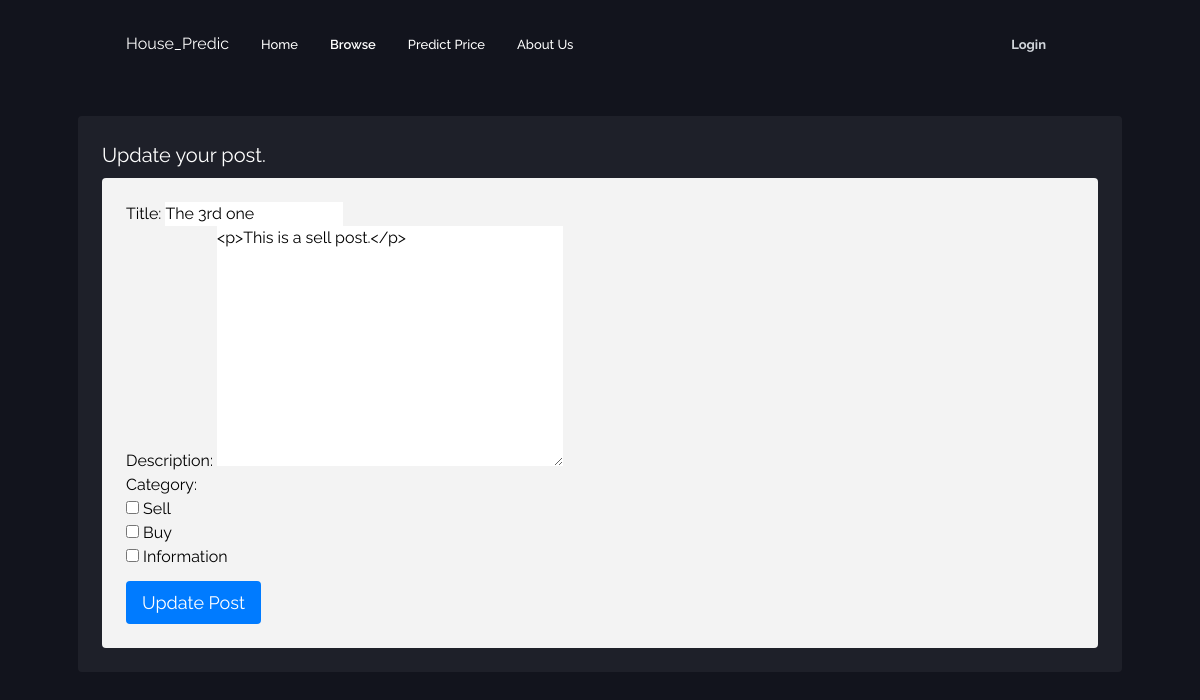
The page /content/update/3 on the database its author committed.
### posts/models/models.py (models this page shows, shortened)
class Post(models.Model):
    title = models.CharField(max_length=100)
    author = models.ForeignKey(User, on_delete=models.CASCADE)
    description = RichTextField(blank=True, null=True)
    published = models.DateTimeField(default=timezone.now)
    category = models.ManyToManyField(PostCategory, related_name='categories')
    image = models.ImageField(upload_to='images/', blank=True, null=True)

### posts/models/categories.py (models this page shows)
class PostCategory(BaseStampStampModel):
    CATEGORY_OPTION_CHOICES = [
        ('1', 'Sell',),
        ('2', 'Buy',),
        ('3', 'Information',),
    ]
    category = models.CharField(max_length=50, choices=CATEGORY_OPTION_CHOICES, default='1')
    value = models.PositiveIntegerField(default=0)
    def __str__(self):
        return self.get_category_display()

### posts/views/views.py (the view)
# urls.py: path('content/update/<int:pk>', PostUpdateView.as_view(), name='update_post'),
class PostUpdateView(UpdateView):
    model = Post
    template_name = 'posts/update_post.html'
    form_class = UpdateForm

### posts/forms/forms.py
class UpdateForm(forms.ModelForm):
    category = forms.MultipleChoiceField(
        widget=forms.CheckboxSelectMultiple,
        choices=PostCategory.CATEGORY_OPTION_CHOICES,
        required=False
    )
    class Meta:
        model = Post
        fields = ('title', 'description', 'category')
        widgets = {
            'title': forms.TextInput(attrs={'class': 'form-control'}),
            'description': forms.Textarea(attrs={'class': 'form-control'}),
            'category': forms.CheckboxSelectMultiple(attrs={'class': 'form-control'}),
        }

### posts/templates/posts/update_post.html (shortened to what this page needs)
{% extends 'base.html' %}
{% block content %}
    <div class = 'mx-auto  max-w-7xl p-6 rounded bg-[#1E2029] my-10'>
        <h1 class="text-[#fff] text-[20px] mb-2"> Update your post. </h1>
        <form method="POST" class="text-[black] bg-[#f3f3f3] gap-4 p-6 rounded" method="POST" enctype="multipart/form-data">
            {{ form.as_p }}
            <button class="mt-3 text-[#fff] bg-[#007BFF] px-4 py-2 text-[18px] font-600 rounded">Update Post</button>
        </form>
    </div>
{% endblock %}

### posts/templates/posts/update_post.html (style rules this page uses)
* { font-family: "Raleway", sans-serif; margin: 0; padding: 0; box-sizing: border-box; text-decoration: none; outline: none; border: none; }
body { max-height: fit-content; background-color: #12141D; background-attachment: fixed; background-position: center; overflow-x: hidden; }

### rows shown on the page
Post: title "The 3rd one", description "<p>This is a sell post.</p>"
PostCategory: category "☐ ☐ ☐"
